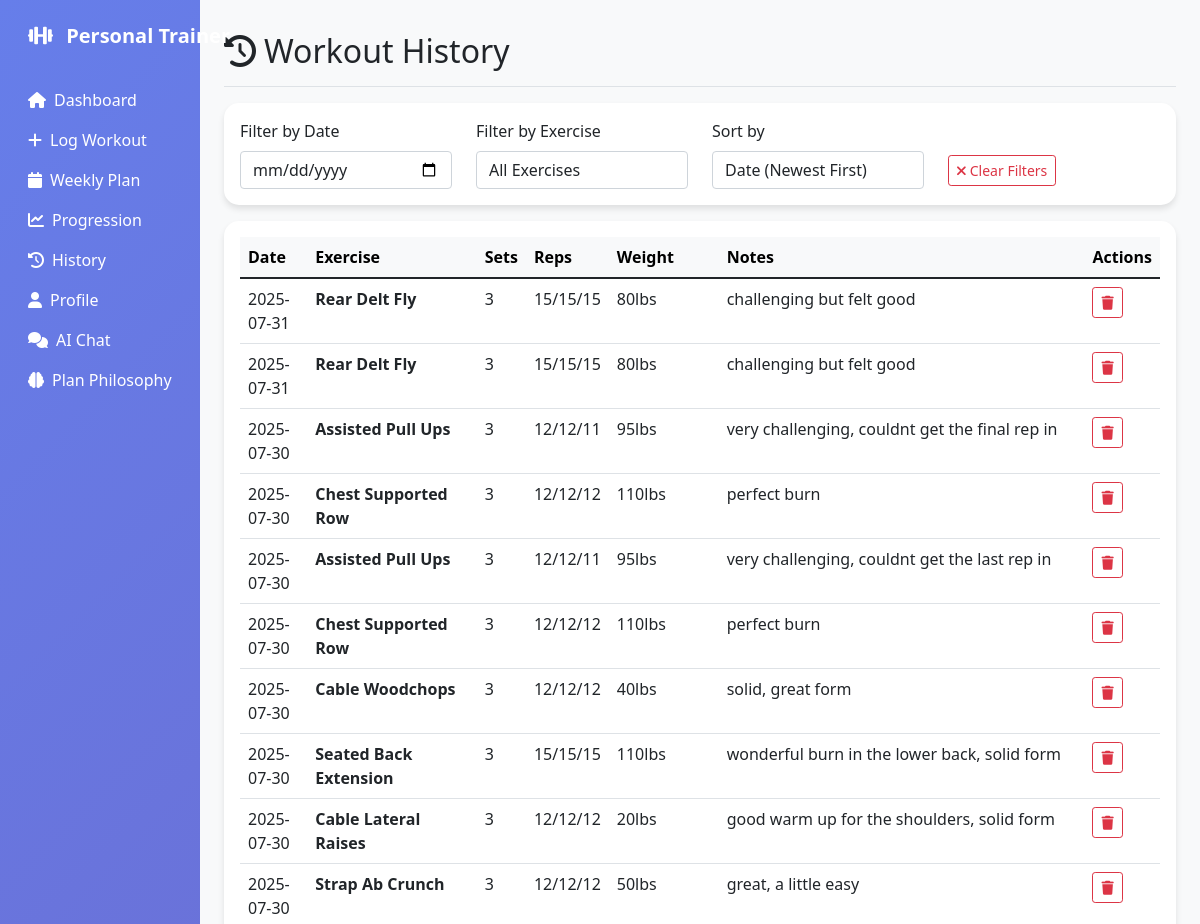
Before: /history (upper part) with the older database file.
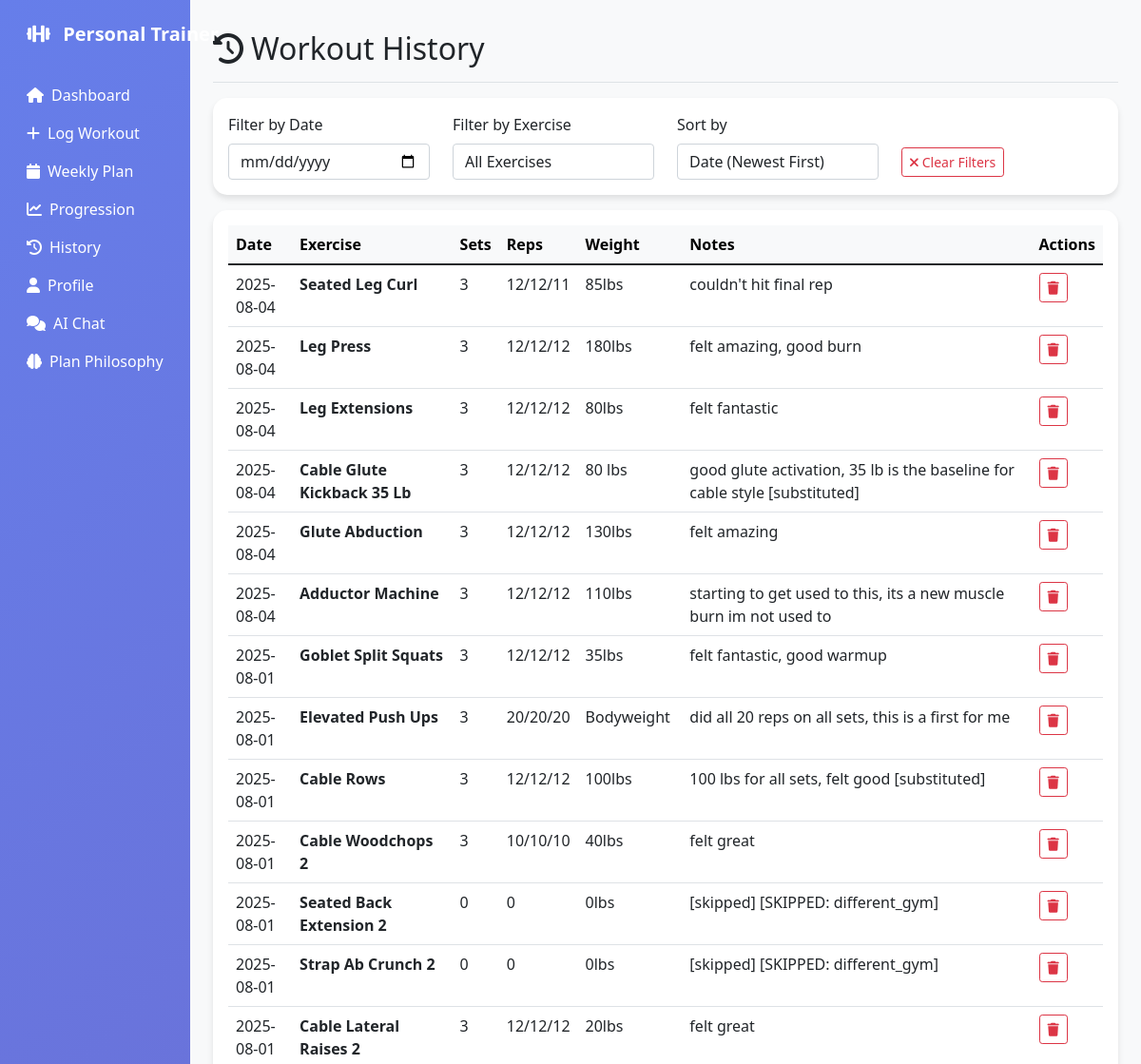
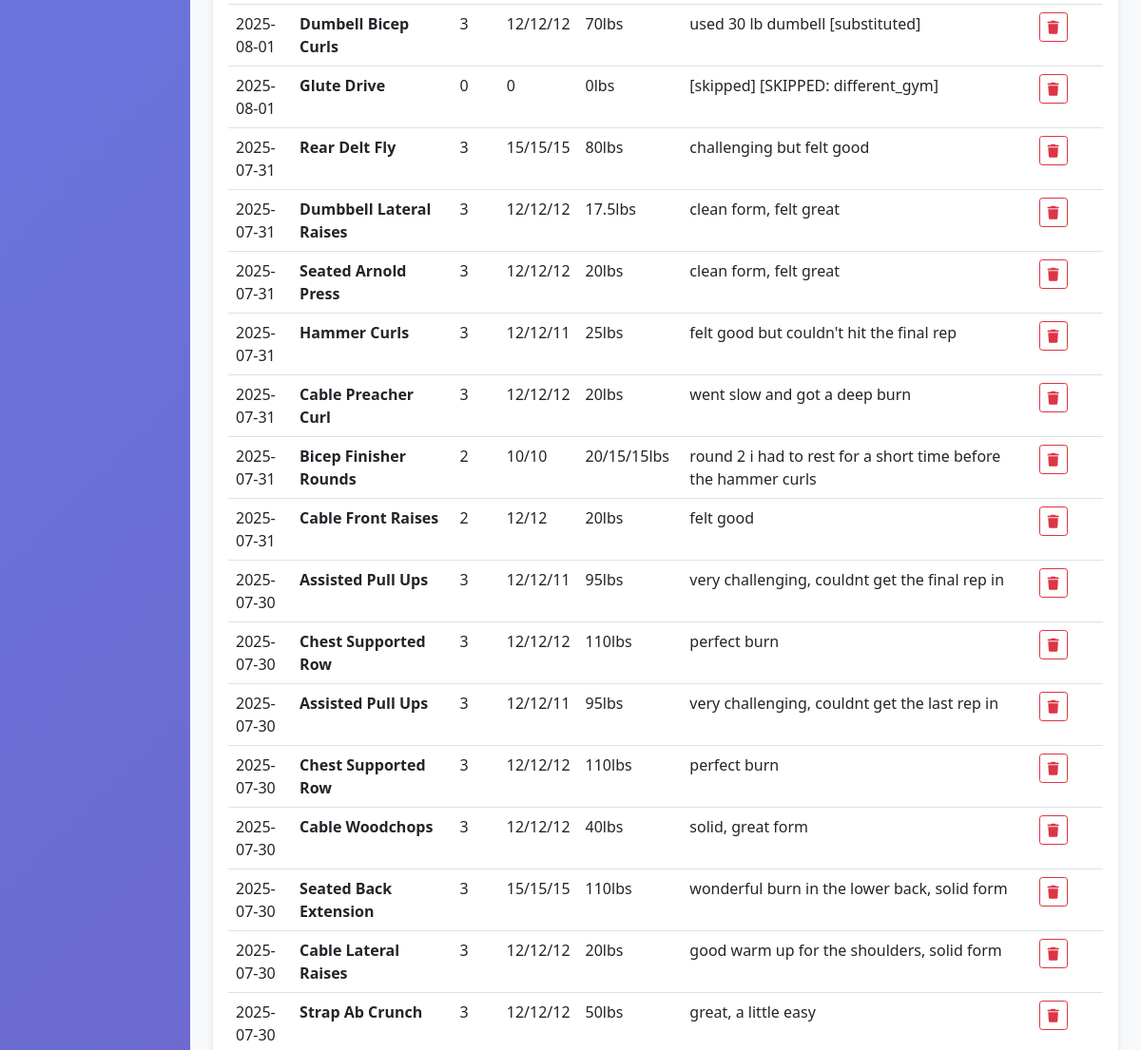
After: the same page with the newer database file (2 pictures, top to bottom).
### tables this page shows
CREATE TABLE workouts (
    id INTEGER PRIMARY KEY AUTOINCREMENT,
    exercise_name TEXT,
    sets INTEGER,
    reps TEXT,
    weight TEXT,
    date_logged TEXT,
    notes TEXT
, substitution_reason TEXT, performance_context TEXT, environmental_factors TEXT, difficulty_rating INTEGER, gym_location TEXT, progression_notes TEXT, day_completed BOOLEAN DEFAULT FALSE);

### app.py (the view)
@app.route('/history')
def history():
    conn = sqlite3.connect('workout_logs.db')
    cursor = conn.cursor()
    cursor.execute('SELECT exercise_name, sets, reps, weight, date_logged, notes, id FROM workouts ORDER BY date_logged DESC')
    workouts = cursor.fetchall()
    conn.close()
    return render_template('history.html', workouts=workouts)

### templates/history.html (shortened to what this page needs)
{% extends "base.html" %}
{% block content %}
<div class="d-flex justify-content-between flex-wrap flex-md-nowrap align-items-center pt-3 pb-2 mb-3 border-bottom">
    <h1 class="h2"><i class="fas fa-history me-2"></i>Workout History</h1>
</div>
<div class="card mb-3">
    <div class="card-body">
        <div class="row align-items-center">
            <div class="col-md-3">
                <label for="dateFilter" class="form-label">Filter by Date</label>
                <input type="date" class="form-control" id="dateFilter" onchange="filterWorkouts()">
            </div>
            <div class="col-md-3">
                <label for="exerciseFilter" class="form-label">Filter by Exercise</label>
                <select class="form-control" id="exerciseFilter" onchange="filterWorkouts()">
                    <option value="">All Exercises</option>
                    {% set exercises = workouts | map(attribute=0) | list | unique %}
                </select>
            </div>
            <div class="col-md-3">
                <label for="sortBy" class="form-label">Sort by</label>
                <select class="form-control" id="sortBy" onchange="sortWorkouts()">
                    <option value="date-desc">Date (Newest First)</option>
                </select>
            </div>
            <div class="col-md-3">
                <label class="form-label">&nbsp;</label>
                <div>
                    <button class="btn btn-outline-danger btn-sm" onclick="clearFilters()">
                        <i class="fas fa-times me-1"></i>Clear Filters
                    </button>
                </div>
            </div>
        </div>
    </div>
</div>
<div class="card">
    <div class="card-body">
        {% if workouts %}
            <div class="table-responsive">
                <table class="table table-hover" id="workoutsTable">
                    <thead class="table-light">
                        <tr>
                            <th>Date</th>
                            <th>Exercise</th>
                            <th>Sets</th>
                            <th>Reps</th>
                            <th>Weight</th>
                            <th>Notes</th>
                            <th>Actions</th>
                        </tr>
                    </thead>
                    <tbody>
                        {% for workout in workouts %}
                            {% set exercise, sets, reps, weight, date, notes, workout_id = workout %}
                            <tr data-workout-id="{{ workout_id }}" data-date="{{ date }}" data-exercise="{{ exercise }}" data-weight="{{ weight }}">
                                <td>{{ date }}</td>
                                <td><strong>{{ exercise.title() }}</strong></td>
                                <td>{{ sets }}</td>
                                <td>{{ reps }}</td>
                                <td>{{ weight }}</td>
                                <td>{{ notes or '-' }}</td>
                                <td>
                                    <button class="btn btn-sm btn-outline-danger" onclick="deleteWorkout({{ workout_id }}, '{{ exercise }}', '{{ date }}')" title="Delete">
                                        <i class="fas fa-trash"></i>
                                    </button>
                                </td>
                            </tr>
                        {% endfor %}
                    </tbody>
                </table>
            </div>
        {% else %}
            <div class="text-center py-5">
                <i class="fas fa-dumbbell fa-3x text-muted mb-3"></i>
                <h5>No workouts logged yet</h5>
                <p class="text-muted">Start by <a href="{{ url_for('log_workout') }}">logging your first workout</a>!</p>
            </div>
        {% endif %}
    </div>
</div>
{% endblock %}

### templates/base.html (shortened to what this page needs)
<!DOCTYPE html>
<html lang="en">
<head>
    <link href="https://cdn.jsdelivr.net/npm/bootstrap@5.1.3/dist/css/bootstrap.min.css" rel="stylesheet">
    <link href="https://cdnjs.cloudflare.com/ajax/libs/font-awesome/6.0.0/css/all.min.css" rel="stylesheet">
</head>
<body>
    <div class="container-fluid">
        <div class="row">
            <nav class="col-md-3 col-lg-2 d-md-block sidebar collapse" id="mobileSidebar">
                <div class="position-sticky pt-3">
                    <div class="navbar-brand px-3 mb-4">
                        <i class="fas fa-dumbbell me-2"></i>
                        Personal Trainer
                    </div>
                    <ul class="nav flex-column">
                        <li class="nav-item">
                            <a class="nav-link text-white" href="{{ url_for('dashboard') }}">
                                <i class="fas fa-home me-2"></i>Dashboard
                            </a>
                        </li>
                        <li class="nav-item">
                            <a class="nav-link text-white" href="{{ url_for('log_workout') }}">
                                <i class="fas fa-plus me-2"></i>Log Workout
                            </a>
                        </li>
                        <li class="nav-item">
                            <a class="nav-link text-white" href="{{ url_for('weekly_plan') }}">
                                <i class="fas fa-calendar me-2"></i>Weekly Plan
                            </a>
                        </li>
                        <li class="nav-item">
                            <a class="nav-link text-white" href="{{ url_for('progression') }}">
                                <i class="fas fa-chart-line me-2"></i>Progression
                            </a>
                        </li>
                        <li class="nav-item">
                            <a class="nav-link text-white" href="{{ url_for('history') }}">
                                <i class="fas fa-history me-2"></i>History
                            </a>
                        </li>
                        <li class="nav-item">
                            <a class="nav-link text-white" href="{{ url_for('profile') }}">
                                <i class="fas fa-user me-2"></i>Profile
                            </a>
                        </li>
                        <li class="nav-item">
                            <a class="nav-link text-white" href="{{ url_for('chat') }}">
                                <i class="fas fa-comments me-2"></i>AI Chat
                            </a>
                        </li>
                        <li class="nav-item">
                            <a class="nav-link text-white" href="{{ url_for('analyze_plan') }}">
                                <i class="fas fa-brain me-2"></i>Plan Philosophy
                            </a>
                        </li>
                    </ul>
                </div>
            </nav>
            <main class="col-md-9 ms-sm-auto col-lg-10 px-md-4 main-content">
                <div class="pt-3">
                    {% block content %}{% endblock %}
                </div>
            </main>
        </div>
    </div>
</body>
</html>

### templates/base.html (style rules this page uses)
.sidebar { min-height: 100vh; background: linear-gradient(135deg, #667eea 0%, #764ba2 100%); }
.main-content { background-color: #f8f9fa; min-height: 100vh; }
.card { border: none; border-radius: 15px; box-shadow: 0 4px 6px rgba(0, 0, 0, 0.1); }
.navbar-brand { font-weight: bold; color: white !important; }

Changed rows visible on the page:
removed workouts: date_logged "2025-07-31", title "Rear Delt Fly", sets "3", reps "15/15/15", weight "80lbs", notes "challenging but felt good"
added workouts: date_logged "2025-08-04", title "Seated Leg Curl", sets "3", reps "12/12/11", weight "85lbs", notes "couldn't hit final rep"
added workouts: date_logged "2025-08-04", title "Leg Press", sets "3", reps "12/12/12", weight "180lbs", notes "felt amazing, good burn"
added workouts: date_logged "2025-08-04", title "Leg Extensions", sets "3", reps "12/12/12", weight "80lbs", notes "felt fantastic"
added workouts: date_logged "2025-08-04", title "Cable Glute Kickback 35 Lb", sets "3", reps "12/12/12", weight "80 lbs", notes "good glute activation, 35 lb is the baseline for cable style [substituted]"
added workouts: date_logged "2025-08-04", title "Glute Abduction", sets "3", reps "12/12/12", weight "130lbs", notes "felt amazing"
added workouts: date_logged "2025-08-04", title "Adductor Machine", sets "3", reps "12/12/12", weight "110lbs", notes "starting to get used to this, its a new muscle burn im not used to"
added workouts: date_logged "2025-08-01", title "Goblet Split Squats", sets "3", reps "12/12/12", weight "35lbs", notes "felt fantastic, good warmup"
added workouts: date_logged "2025-08-01", title "Elevated Push Ups", sets "3", reps "20/20/20", weight "Bodyweight", notes "did all 20 reps on all sets, this is a first for me"
added workouts: date_logged "2025-08-01", title "Cable Rows", sets "3", reps "12/12/12", weight "100lbs", notes "100 lbs for all sets, felt good [substituted]"
added workouts: date_logged "2025-08-01", title "Cable Woodchops 2", sets "3", reps "10/10/10", weight "40lbs", notes "felt great"
added workouts: date_logged "2025-08-01", title "Seated Back Extension 2", sets "0", reps "0", weight "0lbs", notes "[skipped] [SKIPPED: different_gym]"
added workouts: date_logged "2025-08-01", title "Strap Ab Crunch 2", sets "0", reps "0", weight "0lbs", notes "[skipped] [SKIPPED: different_gym]"
added workouts: date_logged "2025-08-01", title "Cable Lateral Raises 2", sets "3", reps "12/12/12", weight "20lbs", notes "felt great"
added workouts: date_logged "2025-08-01", title "Dumbell Bicep Curls", sets "3", reps "12/12/12", weight "70lbs", notes "used 30 lb dumbell [substituted]"
added workouts: date_logged "2025-08-01", title "Glute Drive", sets "0", reps "0", weight "0lbs", notes "[skipped] [SKIPPED: different_gym]"
added workouts: date_logged "2025-07-31", title "Dumbbell Lateral Raises", sets "3", reps "12/12/12", weight "17.5lbs", notes "clean form, felt great"
added workouts: date_logged "2025-07-31", title "Seated Arnold Press", sets "3", reps "12/12/12", weight "20lbs", notes "clean form, felt great"
added workouts: date_logged "2025-07-31", title "Hammer Curls", sets "3", reps "12/12/11", weight "25lbs", notes "felt good but couldn't hit the final rep"
added workouts: date_logged "2025-07-31", title "Cable Preacher Curl", sets "3", reps "12/12/12", weight "20lbs", notes "went slow and got a deep burn"
added workouts: date_logged "2025-07-31", title "Bicep Finisher Rounds", sets "2", reps "10/10", weight "20/15/15lbs", notes "round 2 i had to rest for a short time before the hammer curls"
added workouts: date_logged "2025-07-31", title "Cable Front Raises", sets "2", reps "12/12", weight "20lbs", notes "felt good"
